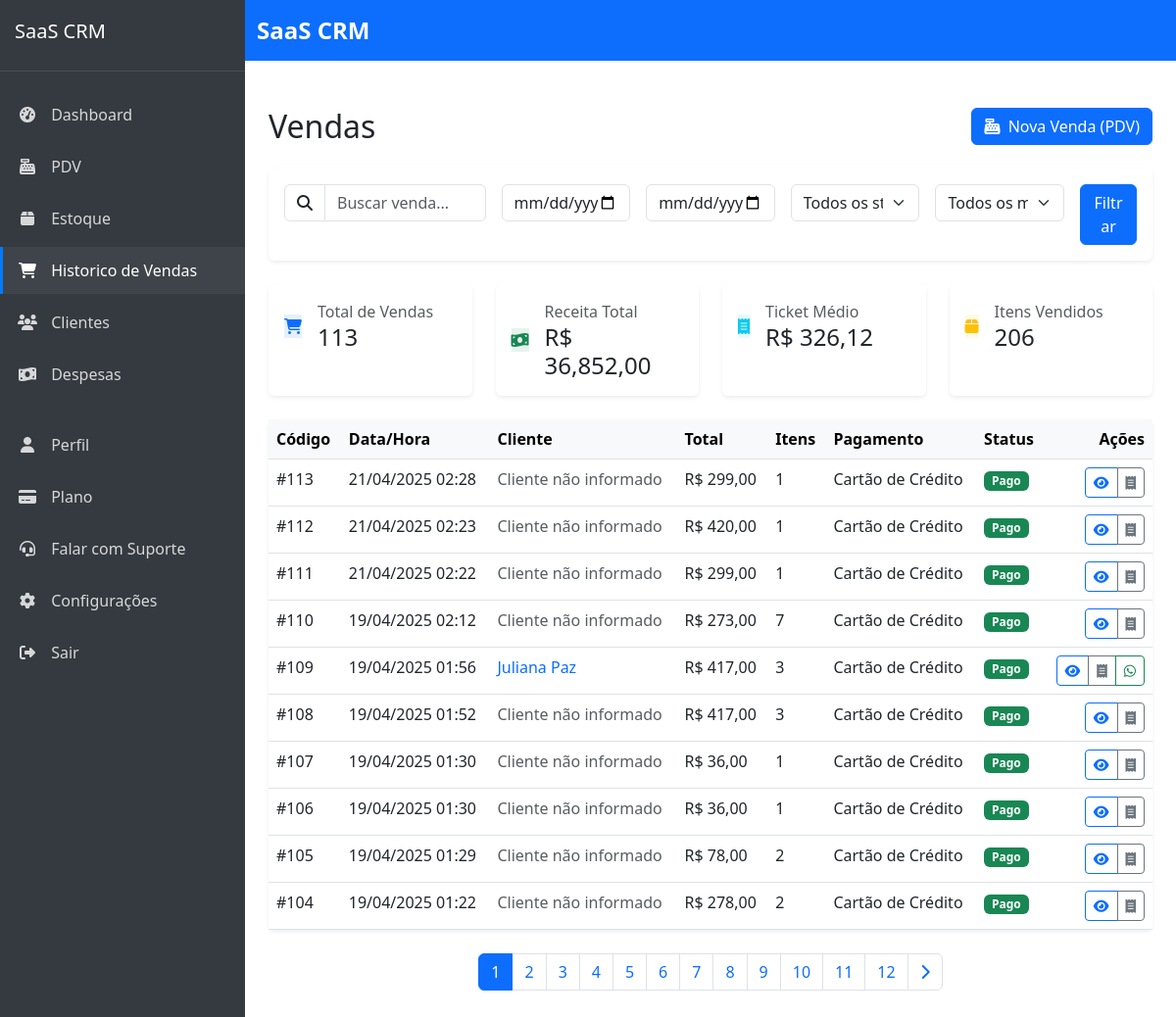
Page /sistema/vendas/ (signed in) on the committed database.
### sales/models.py (models this page shows, shortened)
class Sale(models.Model):
    STATUS_CHOICES = (
        ('pending', 'Pendente'),
        ('paid', 'Pago'),
        ('cancelled', 'Cancelado'),
    )
    company = models.ForeignKey(Company, on_delete=models.CASCADE, verbose_name='Empresa', related_name='sales')
    customer = models.ForeignKey(
        'customers.Customer',
        on_delete=models.SET_NULL,
        null=True,
        blank=True,
        related_name='sales'
    )
    payment_method = models.ForeignKey(PaymentMethod, on_delete=models.PROTECT, verbose_name='Método de Pagamento', related_name='sales')
    created_by = models.ForeignKey(settings.AUTH_USER_MODEL, on_delete=models.PROTECT, null=True, blank=True, verbose_name='Criado por', related_name='sales_created')
    status = models.CharField('Status', max_length=20, choices=STATUS_CHOICES, default='pending')
    total = models.DecimalField('Total', max_digits=10, decimal_places=2, default=0)
    discount = models.DecimalField('Desconto', max_digits=10, decimal_places=2, default=0)
    cost_total = models.DecimalField('Custo Total', max_digits=10, decimal_places=2, default=0)
    profit = models.DecimalField('Lucro', max_digits=10, decimal_places=2, default=0)
    profit_margin = models.DecimalField('Margem de Lucro', max_digits=5, decimal_places=2, default=0)
    notes = models.TextField('Observações', blank=True, null=True)
    created_at = models.DateTimeField('Criado em', auto_now_add=True)
    updated_at = models.DateTimeField('Atualizado em', auto_now=True)
    is_canceled = models.BooleanField(default=False)
    canceled_at = models.DateTimeField(null=True, blank=True)
    canceled_by = models.ForeignKey(
        settings.AUTH_USER_MODEL, on_delete=models.SET_NULL,
        null=True, blank=True, related_name='canceled_sales'
    )
    access_token = models.UUIDField(default=uuid.uuid4, editable=False)
    class Meta:
        verbose_name = 'Venda'
        verbose_name_plural = 'Vendas'
        ordering = ['-created_at']

class PaymentMethod(models.Model):
    company = models.ForeignKey(Company, on_delete=models.CASCADE, verbose_name='Empresa', related_name='payment_methods')
    name = models.CharField('Nome', max_length=100)
    description = models.TextField('Descrição', blank=True, null=True)
    is_active = models.BooleanField('Ativo', default=True)
    created_at = models.DateTimeField('Criado em', default=timezone.now)
    updated_at = models.DateTimeField('Atualizado em', default=timezone.now)
    class Meta:
        verbose_name = 'Método de Pagamento'
        verbose_name_plural = 'Métodos de Pagamento'
        ordering = ['name']
        unique_together = ['company', 'name']  # Prevent duplicate payment methods within same company

### customers/models.py (models this page shows, shortened)
class Customer(models.Model):
    company = models.ForeignKey(Company, on_delete=models.CASCADE, verbose_name='Empresa', related_name='customers')
    name = models.CharField('Nome', max_length=100)
    email = models.EmailField('E-mail', max_length=100, blank=True, null=True)
    phone = models.CharField('Telefone', max_length=20, blank=True, null=True)
    address = models.CharField('Endereço', max_length=200, blank=True, null=True)
    city = models.CharField('Cidade', max_length=100, blank=True, null=True)
    state = models.CharField('Estado', max_length=2, blank=True, null=True)
    zipcode = models.CharField('CEP', max_length=9, blank=True, null=True)
    notes = models.TextField('Observações', blank=True, null=True)
    is_active = models.BooleanField('Ativo', default=True)
    loyalty_points = models.IntegerField('Pontos de Fidelidade', default=0)
    loyalty_tier = models.ForeignKey(LoyaltyTier, on_delete=models.SET_NULL, null=True, blank=True, verbose_name='Nível de Fidelidade')
    birthday = models.DateField('Data de Nascimento', null=True, blank=True)
    created_at = models.DateTimeField('Criado em', auto_now_add=True)
    updated_at = models.DateTimeField('Atualizado em', auto_now=True)
    class Meta:
        verbose_name = 'Cliente'
        verbose_name_plural = 'Clientes'
        ordering = ['name']
        unique_together = [['company', 'email'], ['company', 'phone']]  # Prevent duplicate contacts within same company

### sales/views.py (the view)
# urls.py: path('', views.sale_list, name='sale_list'),
@login_required
def sale_list(request):
    query = request.GET.get('q', '')
    status = request.GET.get('status', '')
    payment_method = request.GET.get('payment_method', '')
    date_from = request.GET.get('date_from', '')
    date_to = request.GET.get('date_to', '')
    sales = Sale.objects.filter(company=request.user.company).select_related('customer', 'payment_method')
    if query:
        sales = sales.filter(
            Q(customer__name__icontains=query) |
            Q(notes__icontains=query)
        )
    if status:
        sales = sales.filter(status=status)
    if payment_method:
        sales = sales.filter(payment_method_id=payment_method)
    if date_from:
        sales = sales.filter(created_at__date__gte=date_from)
    if date_to:
        sales = sales.filter(created_at__date__lte=date_to)
    total_sales = sales.count()
    total_revenue = float(sales.aggregate(total=Sum('total'))['total'] or 0)
    avg_ticket = total_revenue / total_sales if total_sales > 0 else 0
    total_items = (
        SaleItem.objects
        .filter(sale__in=sales)
        .aggregate(total=Sum('quantity'))['total'] or 0
    )
    sales = sales.annotate(items_count=Sum('items__quantity'))
    sales = sales.order_by('-created_at')
    paginator = Paginator(sales, 10)
    page_number = request.GET.get('page', 1)
    sales_page = paginator.get_page(page_number)
    payment_methods = PaymentMethod.objects.filter(company=request.user.company)
    context = {
        'sales': sales_page,
        'payment_methods': payment_methods,
        'query': query,
        'status': status,
        'payment_method': payment_method,
        'date_from': date_from,
        'date_to': date_to,
        'total_sales': total_sales,
        'total_revenue': total_revenue,
        'avg_ticket': avg_ticket,
        'total_items': total_items,
    }
    return render(request, 'sales/sale_list.html', context)

### saas_crm/urls.py (called while the page is built)
    def __call__(self, request):
        if request.user.is_authenticated and request.user.is_superuser and 'impersonate_user_id' in request.session:
            user_id = request.session['impersonate_user_id']
            try:
                request.real_user = request.user
                request.user = User.objects.get(pk=user_id)
                request.is_impersonating = True
            except User.DoesNotExist:
                del request.session['impersonate_user_id']
        response = self.get_response(request)
        return response

### templates/sales/sale_list.html (shortened to what this page needs)
{% extends 'core/base.html' %}
{% load humanize %}
{% block content %}
<div class="container-fluid py-4">
    <div class="d-flex justify-content-between align-items-center mb-4">
        <h1 class="h2 mb-0">Vendas</h1>
        <div class="d-flex gap-2">
            <a href="{% url 'sales:point_of_sale' %}" class="btn btn-primary">
                <i class="fas fa-cash-register me-1"></i> Nova Venda (PDV)
            </a>
        </div>
    </div>
    <div class="card border-0 shadow-sm mb-4">
        <div class="card-body">
            <form method="get" class="row g-3">
                <div class="col-md-3">
                    <div class="input-group">
                        <span class="input-group-text bg-transparent">
                            <i class="fas fa-search"></i>
                        </span>
                        <input type="text" name="q" class="form-control" placeholder="Buscar venda..." value="{{ query }}">
                    </div>
                </div>
                <div class="col-md-2">
                    <input type="date" name="date_from" class="form-control" placeholder="Data Inicial" value="{{ date_from }}">
                </div>
                <div class="col-md-2">
                    <input type="date" name="date_to" class="form-control" placeholder="Data Final" value="{{ date_to }}">
                </div>
                <div class="col-md-2">
                    <select name="status" class="form-select">
                        <option value="">Todos os status</option>
                    </select>
                </div>
                <div class="col-md-2">
                    <select name="payment_method" class="form-select">
                        <option value="">Todos os métodos</option>
                    </select>
                </div>
                <div class="col-md-1">
                    <button type="submit" class="btn btn-primary w-100">Filtrar</button>
                </div>
            </form>
        </div>
    </div>
    <div class="row g-4 mb-4">
        <div class="col-md-3">
            <div class="card border-0 shadow-sm h-100">
                <div class="card-body p-3">
                    <div class="d-flex align-items-center">
                        <div class="flex-shrink-0 me-3">
                            <div class="stat-icon bg-primary bg-opacity-10 text-primary">
                                <i class="fas fa-shopping-cart"></i>
                            </div>
                        </div>
                        <div>
                            <p class="text-muted mb-0">Total de Vendas</p>
                            <h4 class="mb-0">{{ total_sales|default:0 }}</h4>
                        </div>
                    </div>
                </div>
            </div>
        </div>
        <div class="col-md-3">
            <div class="card border-0 shadow-sm h-100">
                <div class="card-body p-3">
                    <div class="d-flex align-items-center">
                        <div class="flex-shrink-0 me-3">
                            <div class="stat-icon bg-success bg-opacity-10 text-success">
                                <i class="fas fa-money-bill-wave"></i>
                            </div>
                        </div>
                        <div>
                            <p class="text-muted mb-0">Receita Total</p>
                            <h4 class="mb-0">R$ {{ total_revenue|floatformat:2|intcomma }}</h4>
                        </div>
                    </div>
                </div>
            </div>
        </div>
        <div class="col-md-3">
            <div class="card border-0 shadow-sm h-100">
                <div class="card-body p-3">
                    <div class="d-flex align-items-center">
                        <div class="flex-shrink-0 me-3">
                            <div class="stat-icon bg-info bg-opacity-10 text-info">
                                <i class="fas fa-receipt"></i>
                            </div>
                        </div>
                        <div>
                            <p class="text-muted mb-0">Ticket Médio</p>
                            <h4 class="mb-0">R$ {{ avg_ticket|floatformat:2|intcomma }}</h4>
                        </div>
                    </div>
                </div>
            </div>
        </div>
        <div class="col-md-3">
            <div class="card border-0 shadow-sm h-100">
                <div class="card-body p-3">
                    <div class="d-flex align-items-center">
                        <div class="flex-shrink-0 me-3">
                            <div class="stat-icon bg-warning bg-opacity-10 text-warning">
                                <i class="fas fa-box"></i>
                            </div>
                        </div>
                        <div>
                            <p class="text-muted mb-0">Itens Vendidos</p>
                            <h4 class="mb-0">{{ total_items|default:0 }}</h4>
                        </div>
                    </div>
                </div>
            </div>
        </div>
    </div>
    <div class="card border-0 shadow-sm">
        <div class="card-body p-0">
            <div class="table-responsive">
                <table class="table table-hover mb-0">
                    <thead class="table-light">
                        <tr>
                            <th scope="col">Código</th>
                            <th scope="col">Data/Hora</th>
                            <th scope="col">Cliente</th>
                            <th scope="col">Total</th>
                            <th scope="col">Itens</th>
                            <th scope="col">Pagamento</th>
                            <th scope="col">Status</th>
                            <th scope="col" class="text-end">Ações</th>
                        </tr>
                    </thead>
                    <tbody>
                        {% for sale in sales %}
                        <tr>
                            <td>#{{ sale.id }}</td>
                            <td>{{ sale.created_at|date:"d/m/Y H:i" }}</td>
                            <td>
                                {% if sale.customer %}
                                <a href="{% url 'customers:customer_detail' sale.customer.id %}" class="text-decoration-none">
                                    {{ sale.customer.name }}
                                </a>
                                {% else %}
                                <span class="text-muted">Cliente não informado</span>
                                {% endif %}
                            </td>
                            <td>R$ {{ sale.total|floatformat:2|intcomma }}</td>
                            <td>{{ sale.items_count|default:0 }}</td>
                            <td>{{ sale.payment_method.name }}</td>
                            <td>
                                {% if sale.status == 'paid' %}
                                <span class="badge bg-success">Pago</span>
                                {% elif sale.status == 'pending' %}
                                <span class="badge bg-warning">Pendente</span>
                                {% else %}
                                <span class="badge bg-danger">Cancelado</span>
                                {% endif %}
                            </td>
                            <td class="text-end">
                                <div class="btn-group">
                                    <a href="{% url 'sales:sale_detail' sale.id %}" class="btn btn-sm btn-outline-primary" title="Ver detalhes">
                                        <i class="fas fa-eye"></i>
                                    </a>
                                    <a href="{% url 'sales:sale_receipt' sale.id %}" class="btn btn-sm btn-outline-secondary" title="Ver recibo">
                                        <i class="fas fa-receipt"></i>
                                    </a>
                                    {% if sale.customer and sale.customer.phone %}
                                    <a href="{% url 'sales:send_whatsapp' sale.id %}" class="btn btn-sm btn-outline-success" title="Enviar agradecimento por WhatsApp">
                                        <i class="fab fa-whatsapp"></i>
                                    </a>
                                    {% endif %}
                                </div>
                            </td>
                        </tr>
                        {% endfor %}
                    </tbody>
                </table>
            </div>
        </div>
    </div>
    {% if sales.has_other_pages %}
    <nav aria-label="Paginação" class="mt-4">
        <ul class="pagination justify-content-center">
            {% for num in sales.paginator.page_range %}
            <li class="page-item {% if sales.number == num %}active{% endif %}">
                <a class="page-link" href="?page={{ num }}&q={{ query }}&status={{ status }}&payment_method={{ payment_method }}&date_from={{ date_from }}&date_to={{ date_to }}">
                    {{ num }}
                </a>
            </li>
            {% endfor %}
            {% if sales.has_next %}
            <li class="page-item">
                <a class="page-link" href="?page={{ sales.next_page_number }}&q={{ query }}&status={{ status }}&payment_method={{ payment_method }}&date_from={{ date_from }}&date_to={{ date_to }}">
                    <i class="fas fa-chevron-right"></i>
                </a>
            </li>
            {% endif %}
        </ul>
    </nav>
    {% endif %}
</div>
{% endblock %}

### templates/core/base.html (style rules this page uses)
body { display: flex; min-height: 100vh; flex-direction: column; }

### rows in the picture
Sale: id "113", created_at "21/04/2025 02:28", shows "Cliente não informado", total "299,00", items_count "1", payment_method.name "Cartão de Crédito", status "Pago"
Sale: id "112", created_at "21/04/2025 02:23", shows "Cliente não informado", total "420,00", items_count "1", payment_method.name "Cartão de Crédito", status "Pago"
Sale: id "111", created_at "21/04/2025 02:22", shows "Cliente não informado", total "299,00", items_count "1", payment_method.name "Cartão de Crédito", status "Pago"
Sale: id "110", created_at "19/04/2025 02:12", shows "Cliente não informado", total "273,00", items_count "7", payment_method.name "Cartão de Crédito", status "Pago"
Sale: id "109", created_at "19/04/2025 01:56", customer.name "Juliana Paz", total "417,00", items_count "3", payment_method.name "Cartão de Crédito", status "Pago"
Sale: id "108", created_at "19/04/2025 01:52", shows "Cliente não informado", total "417,00", items_count "3", payment_method.name "Cartão de Crédito", status "Pago"
Sale: id "107", created_at "19/04/2025 01:30", shows "Cliente não informado", total "36,00", items_count "1", payment_method.name "Cartão de Crédito", status "Pago"
Sale: id "106", created_at "19/04/2025 01:30", shows "Cliente não informado", total "36,00", items_count "1", payment_method.name "Cartão de Crédito", status "Pago"
Sale: id "105", created_at "19/04/2025 01:29", shows "Cliente não informado", total "78,00", items_count "2", payment_method.name "Cartão de Crédito", status "Pago"
Sale: id "104", created_at "19/04/2025 01:22", shows "Cliente não informado", total "278,00", items_count "2", payment_method.name "Cartão de Crédito", status "Pago"

### other values in the picture
{{ total_sales|default:0 }} "113"
{{ total_revenue|floatformat:2|intcomma }} "36,852,00"
{{ avg_ticket|floatformat:2|intcomma }} "326,12"
{{ total_items|default:0 }} "206"
{{ num }} "1" "2" "3" "4" "5" "6" "7" "8" "9" "10" "11" "12"
